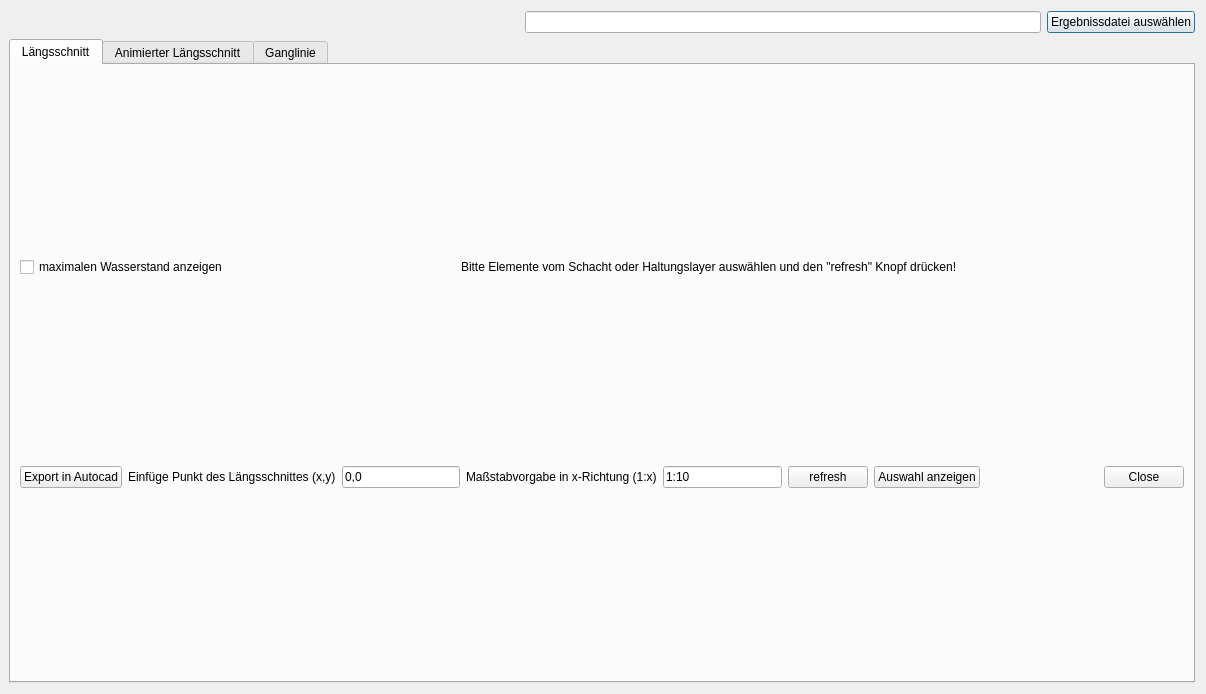
<?xml version="1.0" encoding="UTF-8"?>
<ui version="4.0">
 <class>Form</class>
 <widget class="QDialog" name="Form">
  <property name="windowModality">
   <enum>Qt::NonModal</enum>
  </property>
  <property name="enabled">
   <bool>true</bool>
  </property>
  <property name="geometry">
   <rect>
    <x>0</x>
    <y>0</y>
    <width>1206</width>
    <height>694</height>
   </rect>
  </property>
  <property name="sizePolicy">
   <sizepolicy hsizetype="Preferred" vsizetype="Preferred">
    <horstretch>0</horstretch>
    <verstretch>0</verstretch>
   </sizepolicy>
  </property>
  <property name="windowTitle">
   <string>Längsschnitt</string>
  </property>
  <property name="modal">
   <bool>false</bool>
  </property>
  <layout class="QVBoxLayout" name="verticalLayout_7" stretch="0,0">
   <property name="sizeConstraint">
    <enum>QLayout::SetDefaultConstraint</enum>
   </property>
   <property name="leftMargin">
    <number>9</number>
   </property>
   <item>
    <layout class="QHBoxLayout" name="horizontalLayout_8">
     <property name="leftMargin">
      <number>0</number>
     </property>
     <property name="topMargin">
      <number>0</number>
     </property>
     <item>
      <spacer name="horizontalSpacer_9">
       <property name="orientation">
        <enum>Qt::Horizontal</enum>
       </property>
       <property name="sizeHint" stdset="0">
        <size>
         <width>40</width>
         <height>20</height>
        </size>
       </property>
      </spacer>
     </item>
     <item>
      <widget class="QLineEdit" name="lineEdit_4"/>
     </item>
     <item>
      <widget class="QPushButton" name="pushButton_7">
       <property name="text">
        <string>Ergebnissdatei auswählen</string>
       </property>
      </widget>
     </item>
    </layout>
   </item>
   <item>
    <widget class="QTabWidget" name="tabWidget">
     <property name="currentIndex">
      <number>0</number>
     </property>
     <widget class="QWidget" name="tab__laengs">
      <attribute name="title">
       <string>Längsschnitt</string>
      </attribute>
      <layout class="QVBoxLayout" name="verticalLayout_3">
       <item>
        <layout class="QVBoxLayout" name="verticalLayout">
         <property name="spacing">
          <number>6</number>
         </property>
         <item>
          <layout class="QHBoxLayout" name="horizontalLayout">
           <property name="spacing">
            <number>6</number>
           </property>
           <item>
            <widget class="QCheckBox" name="checkBox">
             <property name="text">
              <string>maximalen Wasserstand anzeigen</string>
             </property>
             <property name="checked">
              <bool>false</bool>
             </property>
            </widget>
           </item>
           <item>
            <spacer name="horizontalSpacer_3">
             <property name="orientation">
              <enum>Qt::Horizontal</enum>
             </property>
             <property name="sizeHint" stdset="0">
              <size>
               <width>40</width>
               <height>20</height>
              </size>
             </property>
            </spacer>
           </item>
           <item>
            <widget class="QLabel" name="label">
             <property name="sizePolicy">
              <sizepolicy hsizetype="Preferred" vsizetype="Preferred">
               <horstretch>0</horstretch>
               <verstretch>0</verstretch>
              </sizepolicy>
             </property>
             <property name="maximumSize">
              <size>
               <width>16777215</width>
               <height>20</height>
              </size>
             </property>
             <property name="text">
              <string>Bitte Elemente vom Schacht oder Haltungslayer auswählen und den &quot;refresh&quot; Knopf drücken!</string>
             </property>
            </widget>
           </item>
           <item>
            <spacer name="horizontalSpacer_2">
             <property name="orientation">
              <enum>Qt::Horizontal</enum>
             </property>
             <property name="sizeHint" stdset="0">
              <size>
               <width>40</width>
               <height>20</height>
              </size>
             </property>
            </spacer>
           </item>
          </layout>
         </item>
        </layout>
       </item>
       <item>
        <layout class="QHBoxLayout" name="horizontalLayout_2">
         <property name="spacing">
          <number>6</number>
         </property>
         <property name="leftMargin">
          <number>0</number>
         </property>
         <item>
          <widget class="QPushButton" name="pushButton">
           <property name="text">
            <string>Export in Autocad</string>
           </property>
          </widget>
         </item>
         <item>
          <widget class="QLabel" name="label_2">
           <property name="text">
            <string>Einfüge Punkt des Längsschnittes (x,y)</string>
           </property>
          </widget>
         </item>
         <item>
          <widget class="QLineEdit" name="lineEdit">
           <property name="text">
            <string>0,0</string>
           </property>
          </widget>
         </item>
         <item>
          <widget class="QLabel" name="label_3">
           <property name="text">
            <string>Maßstabvorgabe in x-Richtung (1:x)</string>
           </property>
          </widget>
         </item>
         <item>
          <widget class="QLineEdit" name="lineEdit_2">
           <property name="text">
            <string>1:10</string>
           </property>
          </widget>
         </item>
         <item>
          <widget class="QPushButton" name="pushButton_2">
           <property name="toolTip">
            <string>&lt;html&gt;&lt;head/&gt;&lt;body&gt;&lt;p&gt;Längsschnitt im aktuellen Fenster aktualisieren&lt;/p&gt;&lt;/body&gt;&lt;/html&gt;</string>
           </property>
           <property name="text">
            <string>refresh</string>
           </property>
          </widget>
         </item>
         <item>
          <widget class="QPushButton" name="pushButton_3">
           <property name="text">
            <string>Auswahl anzeigen</string>
           </property>
          </widget>
         </item>
         <item>
          <spacer name="horizontalSpacer">
           <property name="orientation">
            <enum>Qt::Horizontal</enum>
           </property>
           <property name="sizeHint" stdset="0">
            <size>
             <width>40</width>
             <height>20</height>
            </size>
           </property>
          </spacer>
         </item>
         <item>
          <widget class="QDialogButtonBox" name="buttonBox">
           <property name="sizePolicy">
            <sizepolicy hsizetype="Maximum" vsizetype="Fixed">
             <horstretch>0</horstretch>
             <verstretch>0</verstretch>
            </sizepolicy>
           </property>
           <property name="standardButtons">
            <set>QDialogButtonBox::Close</set>
           </property>
          </widget>
         </item>
        </layout>
       </item>
      </layout>
     </widget>
     <widget class="QWidget" name="tab_laengs_animiert">
      <attribute name="title">
       <string>Animierter Längsschnitt</string>
      </attribute>
      <layout class="QVBoxLayout" name="verticalLayout_5">
       <item>
        <layout class="QVBoxLayout" name="verticalLayout_6">
         <item>
          <layout class="QHBoxLayout" name="horizontalLayout_7">
           <property name="spacing">
            <number>6</number>
           </property>
           <item>
            <widget class="QPushButton" name="pushButton_6">
             <property name="text">
              <string>Längsschnitt anzeigen</string>
             </property>
            </widget>
           </item>
           <item>
            <spacer name="horizontalSpacer_8">
             <property name="orientation">
              <enum>Qt::Horizontal</enum>
             </property>
             <property name="sizeHint" stdset="0">
              <size>
               <width>40</width>
               <height>20</height>
              </size>
             </property>
            </spacer>
           </item>
          </layout>
         </item>
        </layout>
       </item>
       <item>
        <layout class="QHBoxLayout" name="horizontalLayout_6">
         <item>
          <widget class="QLabel" name="label_6">
           <property name="text">
            <string>Geschw.:</string>
           </property>
          </widget>
         </item>
         <item>
          <widget class="QSlider" name="geschw_2">
           <property name="orientation">
            <enum>Qt::Horizontal</enum>
           </property>
           <property name="tickPosition">
            <enum>QSlider::TicksBelow</enum>
           </property>
           <property name="tickInterval">
            <number>25</number>
           </property>
          </widget>
         </item>
         <item>
          <widget class="QLabel" name="label_7">
           <property name="text">
            <string>Zeit:</string>
           </property>
          </widget>
         </item>
         <item>
          <widget class="QSlider" name="horizontalSlider_3">
           <property name="orientation">
            <enum>Qt::Horizontal</enum>
           </property>
          </widget>
         </item>
         <item>
          <spacer name="horizontalSpacer_7">
           <property name="orientation">
            <enum>Qt::Horizontal</enum>
           </property>
           <property name="sizeHint" stdset="0">
            <size>
             <width>40</width>
             <height>20</height>
            </size>
           </property>
          </spacer>
         </item>
        </layout>
       </item>
      </layout>
     </widget>
     <widget class="QWidget" name="tab_ganglinie">
      <attribute name="title">
       <string>Ganglinie</string>
      </attribute>
      <layout class="QVBoxLayout" name="verticalLayout_4">
       <item>
        <layout class="QVBoxLayout" name="verticalLayout_2">
         <item>
          <layout class="QHBoxLayout" name="horizontalLayout_3">
           <property name="spacing">
            <number>6</number>
           </property>
           <item>
            <widget class="QPushButton" name="pushButton_5">
             <property name="text">
              <string>Gangline anzeigen</string>
             </property>
            </widget>
           </item>
           <item>
            <widget class="QComboBox" name="comboBox">
             <item>
              <property name="text">
               <string>Durchfluss</string>
              </property>
             </item>
             <item>
              <property name="text">
               <string>Geschwindigkeit</string>
              </property>
             </item>
             <item>
              <property name="text">
               <string>Auslastung</string>
              </property>
             </item>
             <item>
              <property name="text">
               <string>Wasserstand</string>
              </property>
             </item>
            </widget>
           </item>
           <item>
            <spacer name="horizontalSpacer_4">
             <property name="orientation">
              <enum>Qt::Horizontal</enum>
             </property>
             <property name="sizeHint" stdset="0">
              <size>
               <width>40</width>
               <height>20</height>
              </size>
             </property>
            </spacer>
           </item>
           <item>
            <spacer name="horizontalSpacer_5">
             <property name="orientation">
              <enum>Qt::Horizontal</enum>
             </property>
             <property name="sizeHint" stdset="0">
              <size>
               <width>40</width>
               <height>20</height>
              </size>
             </property>
            </spacer>
           </item>
          </layout>
         </item>
        </layout>
       </item>
       <item>
        <layout class="QHBoxLayout" name="horizontalLayout_5">
         <item>
          <spacer name="horizontalSpacer_6">
           <property name="orientation">
            <enum>Qt::Horizontal</enum>
           </property>
           <property name="sizeHint" stdset="0">
            <size>
             <width>40</width>
             <height>20</height>
            </size>
           </property>
          </spacer>
         </item>
        </layout>
       </item>
      </layout>
     </widget>
    </widget>
   </item>
  </layout>
 </widget>
 <resources/>
 <connections>
  <connection>
   <sender>buttonBox</sender>
   <signal>clicked(QAbstractButton*)</signal>
   <receiver>Form</receiver>
   <slot>close()</slot>
   <hints>
    <hint type="sourcelabel">
     <x>59</x>
     <y>24</y>
    </hint>
    <hint type="destinationlabel">
     <x>602</x>
     <y>346</y>
    </hint>
   </hints>
  </connection>
 </connections>
</ui>
